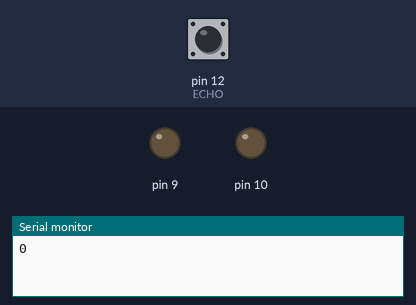
Bench run of a sketch on a simulated Arduino Uno, built with avr-gcc and run on an emulated ATmega328P. On the bench: output pins drawn as LEDs (lit = HIGH), the last lines printed to the serial monitor. The inputs (shaded band) are chosen by the test bench; at power-on: pin 12 (ECHO) LOW. Pins used as bus, display or sensor lines are not drawn.

Above: at 1.2 s.
1.3 s: pin 12 (ECHO) pulsed HIGH 2 times (0.12 s each, 0.3 s apart)
At 2.3 s:
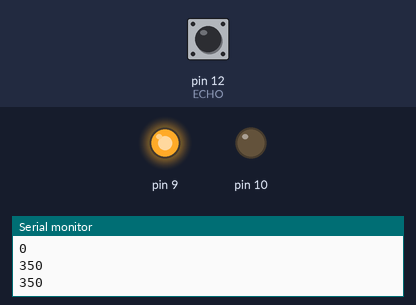
Timing chart, 0 to 4.3 s (numbered marks = the images above; inputs shaded):
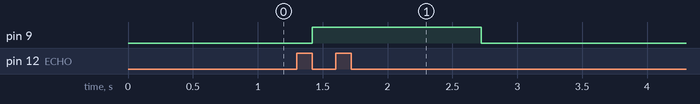

The sketch:

prototype.ino
```cpp
#define FWD 9
#define BCK 10
#define PB 4
#define SW 3
#define TRIG 13
#define ECHO 12
#define pm pinMode
#define aw analogWrite
#define dw digitalWrite
#define dr digitalRead
#define dms delayMicroseconds

int spd, distance;
long duration;
bool pressed;

void setup() {
  // put your setup code here, to run once:
  Serial.begin(9600);
  pm(FWD, OUTPUT);
  pm(BCK, OUTPUT);
  pm(PB, INPUT/*_PULLUP*/);
  pm(TRIG, OUTPUT);
  pm(ECHO, INPUT);
  spd = 0;
  pressed = false;
}

void rdButton() {
  if (!pressed && dr(PB)) {
    pressed = true;
    spd = (spd + 1) % 11;
  } else if (!dr(PB)) {
    pressed = false;
  }
}

void loop() {
  // put your main code here, to run repeatedly:
  dw(TRIG, LOW);
  dms(2);
  dw(TRIG, HIGH);
  dms(10);
  duration = pulseIn(ECHO, HIGH);
//  Serial.println(duration);
  distance = min((int) (duration * 0.034/2), 350);
  Serial.println(distance);
  // rdButton();
  // Map distance to 0-255 range for pwm
  spd = map(distance,0,350,0,255);
  aw(FWD,spd /* dr(SW) */);
//  Serial.println(spd);
  //delay(1000);
  //analogWrite(FWD, 255);
}
```

Measured:
- after the input at 1.3 s, pin 9: LOW → HIGH after 0.12 s, → LOW 1.3 s later
